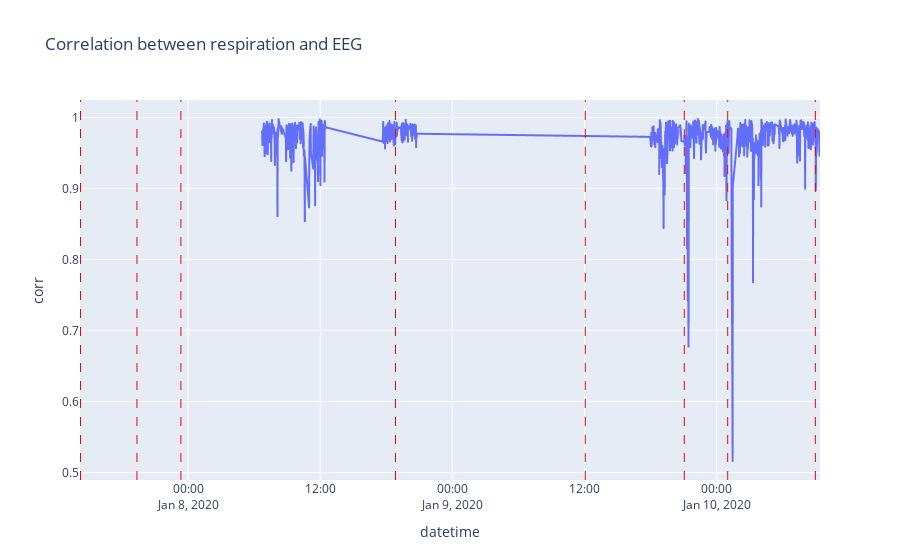

The notebook cell saved with this chart:
### Code cell
fig = px.line(corr_points, x='datetime', y='corr',  title='Correlation between respiration and EEG')

for o in range(len(patient_info.seizure_table)):
    onset = patient_info.seizure_table.iloc[o]['Timestamp']
    fig.add_vline(x=onset, line_width=1, line_dash="dash", line_color="red")
fig.show()

### Figure 1 — Plotly figure (JSON) as saved in the notebook; plotly's stock layout.template omitted (floating-point values rounded to 4 significant figures; data arrays with more than 128 entries replaced by an {"elided": "..."} marker saying what was removed)
{"data": [{"hovertemplate": "datetime=%{x}<br>corr=%{y}<extra></extra>", "legendgroup": "", "line": {"color": "#636efa", "dash": "solid"}, "marker": {"symbol": "circle"}, "mode": "lines", "name": "", "showlegend": false, "type": "scattergl", "x": {"elided": "1008 str values"}, "xaxis": "x", "y": {"elided": "1008 float values"}, "yaxis": "y"}], "layout": {"legend": {"tracegroupgap": 0}, "shapes": [{"line": {"color": "red", "dash": "dash", "width": 1}, "type": "line", "x0": "2020-01-07T14:14:30", "x1": "2020-01-07T14:14:30", "xref": "x", "y0": 0, "y1": 1, "yref": "y domain"}, {"line": {"color": "red", "dash": "dash", "width": 1}, "type": "line", "x0": "2020-01-07T19:21:58", "x1": "2020-01-07T19:21:58", "xref": "x", "y0": 0, "y1": 1, "yref": "y domain"}, {"line": {"color": "red", "dash": "dash", "width": 1}, "type": "line", "x0": "2020-01-07T23:21:27", "x1": "2020-01-07T23:21:27", "xref": "x", "y0": 0, "y1": 1, "yref": "y domain"}, {"line": {"color": "red", "dash": "dash", "width": 1}, "type": "line", "x0": "2020-01-08T18:50:21", "x1": "2020-01-08T18:50:21", "xref": "x", "y0": 0, "y1": 1, "yref": "y domain"}, {"line": {"color": "red", "dash": "dash", "width": 1}, "type": "line", "x0": "2020-01-09T12:03:49", "x1": "2020-01-09T12:03:49", "xref": "x", "y0": 0, "y1": 1, "yref": "y domain"}, {"line": {"color": "red", "dash": "dash", "width": 1}, "type": "line", "x0": "2020-01-09T21:03:04", "x1": "2020-01-09T21:03:04", "xref": "x", "y0": 0, "y1": 1, "yref": "y domain"}, {"line": {"color": "red", "dash": "dash", "width": 1}, "type": "line", "x0": "2020-01-10T00:59:30", "x1": "2020-01-10T00:59:30", "xref": "x", "y0": 0, "y1": 1, "yref": "y domain"}, {"line": {"color": "red", "dash": "dash", "width": 1}, "type": "line", "x0": "2020-01-10T08:57:00", "x1": "2020-01-10T08:57:00", "xref": "x", "y0": 0, "y1": 1, "yref": "y domain"}], "title": {"text": "Correlation between respiration and EEG"}, "xaxis": {"anchor": "y", "domain": [0, 1], "title": {"text": "datetime"}}, "yaxis": {"anchor": "x", "domain": [0, 1], "title": {"text": "corr"}}}}
